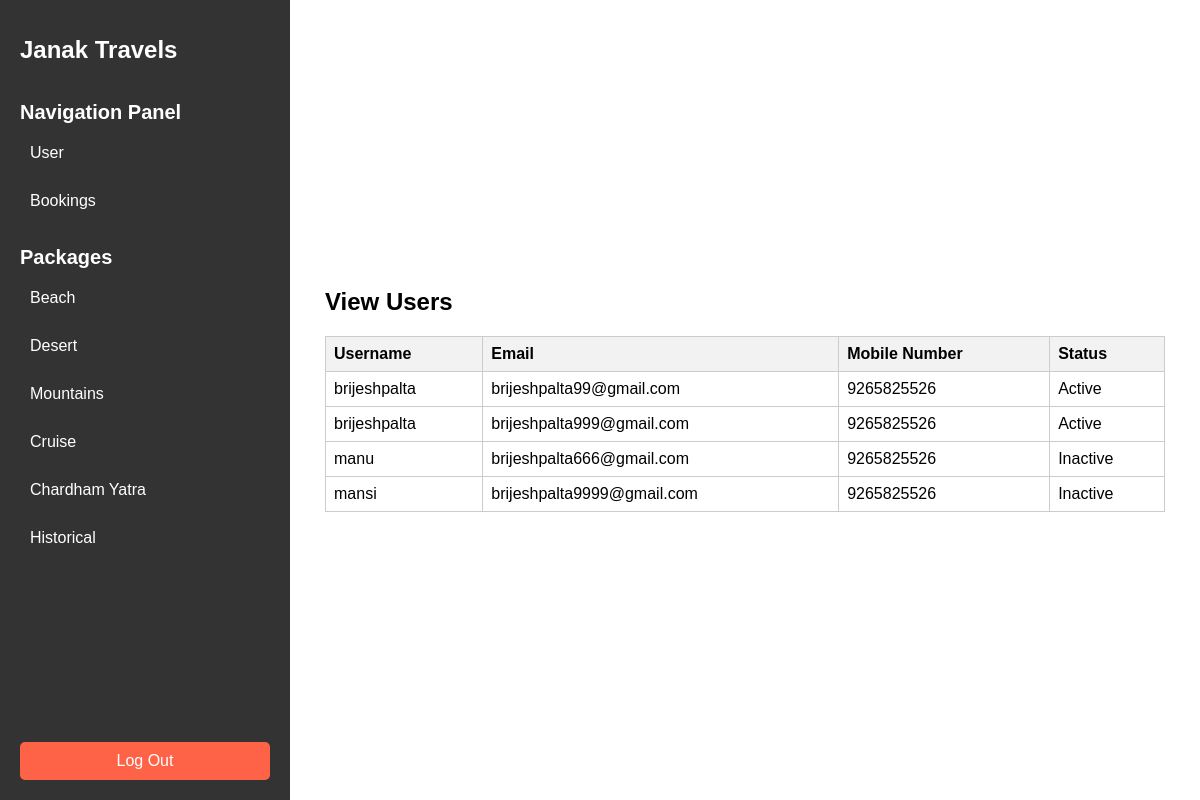
The app's page /Admin/fetchuser.php with its own data.
### tables this page shows
CREATE TABLE `users` (
  `id` int(11) NOT NULL,
  `username` varchar(50) NOT NULL,
  `email` varchar(100) NOT NULL,
  `password` varchar(255) NOT NULL,
  `mobile_number` varchar(15) NOT NULL,
  `token` varchar(255) DEFAULT NULL,
  `status` int(1) DEFAULT 0
);

### Admin/fetchuser.php (the view, shortened to what this page needs)
<!DOCTYPE html>
<html lang="en">
<head>
</head>
<body>
<div class="container">
    <div class="sidebar">
        <h1><a href="admindashboard.php" style="color: white; text-decoration: none;">Janak Travels</a></h1>
        <h2>Navigation Panel</h2>
        <ul>
            <li class="dropdown">
                <a href="#">User</a>
            </li>
            <li class="dropdown">
                <a href="#">Bookings</a>
            </li>
        </ul>
        <h2>Packages</h2>
        <ul>
            <li><a href="#">Beach</a></li>
            <li><a href="#">Desert</a></li>
            <li><a href="#">Mountains</a></li>
            <li><a href="#">Cruise</a></li>
            <li><a href="#">Chardham Yatra</a></li>
            <li><a href="#">Historical</a></li>
        </ul>
        <button class="logout-btn">Log Out</button>
    </div>
    <div class="view-container">
        <h2>View Users</h2>
        <table>
            <tr>
                <th>Username</th>
                <th>Email</th>
                <th>Mobile Number</th>
                <th>Status</th>
            </tr>
            <?php
            require_once 'C:\xampp\htdocs\Travels_Website\includes\conn.php';
            $sql = "SELECT * FROM users";
            $result = $conn->query($sql);
            if ($result->num_rows > 0) {
                while ($row = $result->fetch_assoc()) {
                    echo "<tr>
                            <td>" . $row["username"] . "</td>
                            <td>" . $row["email"] . "</td>
                            <td>" . $row["mobile_number"] . "</td>
                            <td>" . ($row["status"] == 1 ? 'Active' : 'Inactive') . "</td>
                          </tr>";
                }
            } else {
                echo "<tr><td colspan='4'>No users found</td></tr>";
            }
            ?>
        </table>
    </div>
</div>
</body>
</html>

### Admin/fetchuser.php (style rules this page uses)
body { font-family: Arial, sans-serif; margin: 0; padding: 0; overflow: hidden; }
.container { display: flex; height: 100vh; }
.sidebar { width: 250px; background-color: #333; color: #fff; padding: 20px; position: relative; overflow: hidden; transition: width 0.3s ease; display: flex; flex-direction: column; }
.sidebar h1 { font-size: 24px; margin-bottom: 20px; }
.sidebar h2 { font-size: 20px; margin-bottom: 10px; color: #fff; }
.sidebar ul { list-style: none; padding: 0; margin: 0; }
.sidebar ul li { margin-bottom: 10px; }
.sidebar ul li a { text-decoration: none; color: #fff; font-size: 16px; display: block; padding: 10px; border-radius: 5px; transition: background-color 0.3s ease; }
.logout-btn { background-color: #ff6347; border: none; color: #fff; padding: 10px 20px; font-size: 16px; border-radius: 5px; cursor: pointer; transition: background-color 0.3s ease; margin-top: auto; }
.view-container { margin: auto; width: 70%; padding: 20px; }
table { width: 100%; border-collapse: collapse; margin-bottom: 20px; }
table th, table td { border: 1px solid #ccc; padding: 8px; text-align: left; }
table th { background-color: #f2f2f2; }

### records on screen
users: username "brijeshpalta", email "brijeshpalta99@gmail.com", mobile_number "9265825526", status "Active"
users: username "brijeshpalta", email "brijeshpalta999@gmail.com", mobile_number "9265825526", status "Active"
users: username "manu", email "brijeshpalta666@gmail.com", mobile_number "9265825526", status "Inactive"
users: username "mansi", email "brijeshpalta9999@gmail.com", mobile_number "9265825526", status "Inactive"
